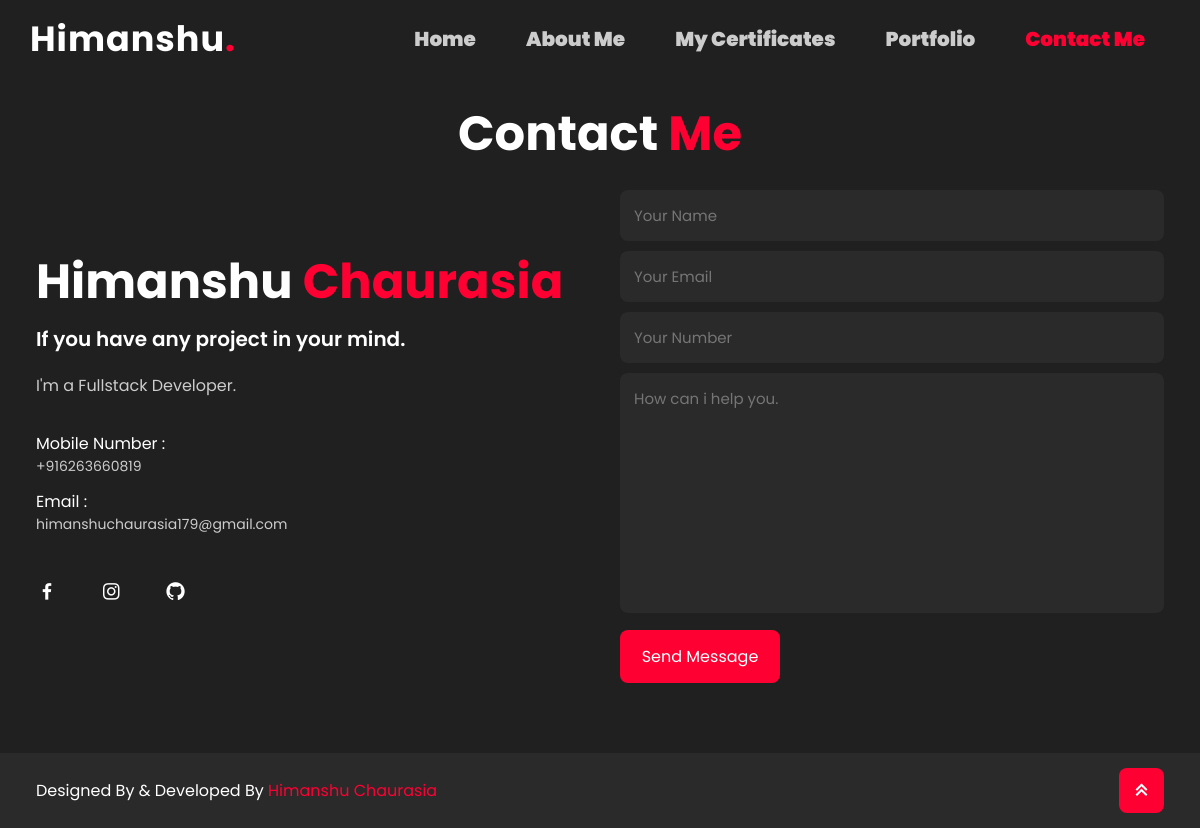
The app's page /contact with its own data.
### App/models.py (models this page shows, shortened)
class Template(models.Model):
    logo = models.CharField(max_length=50)
    full_name = models.CharField(max_length=100)
    phone = models.IntegerField()
    email = models.EmailField(max_length=254)
    footer = models.CharField(max_length=50, null=True, default="Design By ")
    footer_hero = models.CharField(max_length=50, null=True, default=full_name)
    date = models.DateField(auto_now_add=True)
    class Meta:
        verbose_name = ("Template")
        verbose_name_plural = ("Templates")

class Social(models.Model):
    name = models.CharField(max_length=50)
    icon = models.CharField(max_length=100)
    link = models.CharField(max_length=300)
    class Meta:
        verbose_name = ("Social")
        verbose_name_plural = ("Socials")

### App/views.py (the view, shortened to what this page needs)
# urls.py: path("contact",Contact_page,name="contact"),
def Contact_page(request):
    template = Template.objects.last()
    social = Social.objects.all()
    data = {
        'template': template,
        'social' :social,
        'navbar':'page5'
    }
    return render(request, "frontend/contact.html", data)

### templates/frontend/contact.html (shortened to what this page needs)
{% extends "master.html" %}
{% load static %}
{% block body %}
    <section class="contact-page" id="contact">
        <h2 class="page-text">Contact <span>Me</span></h2>
        <div class="contact">
        <div class="contact-text">
            <h2>Himanshu <span>Chaurasia</span></h2>
            <h4>If you have any project in your mind.</h4>
            <p>I'm a Fullstack Developer.</p>
            <div class="list">
                <li>Mobile Number : <a href="tel:">+91{{template.phone}}</a></li>
                <li>Email : <a href="https://mail.google.com" target="_blank">{{template.email}}</a></li>
            </div>
            <div class="contact-icons">
                {% for i in social %}
                <a href="{{i.link}}" target="_blank"><i class='{{i.icon}}'></i></a>
                {% endfor %}
            </div>
        </div>
        <div class="contact-form">
                <form action="{% url 'contact' %}" method="POST">
                <input type="text"  name="name" id="name" placeholder="Your Name " required>
                <input type="email" name="email" id="email" placeholder="Your Email" required>
                <input type="number" name="phone" id="phone" placeholder="Your Number" required>
                <textarea name="message" id="message" cols="35" rows="10" placeholder="How can i help you." required></textarea>
                <input type="submit" value="Send Message" class="submit" required>
            </form>
        </div>
    </div>
    </section>
   {% endblock body %}

### templates/master.html (shortened to what this page needs)
<!DOCTYPE html>
<html lang="en" >
    {% load static %}
<head>
    <link rel="stylesheet" href="{% static 'includes/css/main.css' %}">
    <link rel="stylesheet" href="{% static 'includes/css/style.css' %}">
    <link rel="stylesheet" href="{% static 'includes/css/responsive.css' %}">
    <link rel="stylesheet" href="{% static 'includes/css/lightbox.min.css' %}">
    <link rel="stylesheet"href="https://unpkg.com/boxicons@latest/css/boxicons.min.css">
</head>
<body>
    <header>
        <a href="{% url 'home' %}" class="logo">{{template.logo}}<span>.</span></a>
        <ul class="navlist">
            <li><a href="{% url 'home' %}" class="{% if navbar == 'page1' %} active {% endif%}">Home</a></li>
            <li><a href="{% url 'about' %}" class="{% if navbar == 'page2' %} active {% endif%}" >About Me</a></li>
            <li><a href="{% url 'certificate' %}" class="{% if navbar == 'page3' %} active {% endif%}">My Certificates</a></li>
            <li><a href="{% url 'portfolio' %}" class="{% if navbar == 'page4' %} active {% endif%}">Portfolio</a></li>
            <li><a href="{% url 'contact' %}" class="{% if navbar == 'page5' %} active {% endif%}">Contact Me</a></li>
        </ul>
    </header>
    {% block body %}
    {% endblock body %}
 <footer class="footer">
    <div class="last-text">
        <p>{{template.footer}} <span >{{template.full_name}}</span></p>
    </div>
    <div class="top">
        <a href="#home"><i class='bx bx-chevrons-up'></i></a>
    </div>
</footer>
</body>
</html>

### static/includes/css/main.css (style rules this page uses)
* { padding: 0; margin: 0; box-sizing: border-box; text-decoration: none; list-style: none; scroll-behavior: smooth; font-family: 'Poppins', sans-serif; }
:root { --bg-color:#2a2a2a; --second-bg-color:#202020; --text-color:#fff; --second-color:#ccc; --main-color:#FF0032; --big-font:5rem; --h2-font:3rem; --p-font:1.1rem; }
html { scroll-behavior: smooth; }
body { background: var(--bg-color); color: var(--text-color); }

### static/includes/css/style.css (style rules this page uses)
header { position: fixed; width: 100%; top: 0; right: 0; z-index: 1000; display: flex; justify-content: space-between; align-items: center; background: transparent; padding: 22px 15%; border-bottom: 1px solid transparent; transition: all .45s ease; }
.logo { color: var(--text-color); font-size: 35px; font-weight: 700; letter-spacing: 1px; }
span { color: var(--main-color); }
.navlist { display: flex; }
.navlist a { color: var(--second-color); font-size: 20px; font-weight: 900; margin: 0 25px; transition: all .45s ease; }
.navlist a.active { color: var(--main-color); }
section { padding: 160px 15%; }
.contact { background: var(--second-bg-color); display: grid; grid-template-columns: repeat(2,1fr); align-items: center; gap: 2.5rem; }
.contact-text h4 { color: var(--text-color); margin: 18px 0; font-size: 20px; font-weight: 600; }
.contact-text h2 { font-size: var(--h2-font); line-height: 1; }
.contact-text p { color: var(--second-color); font-size: var(--p-text); line-height: 1.8; margin-bottom: 30px; }
.list { margin-bottom: 2.8rem; }
.list li { margin-bottom: 12px; }
.list li a { display: block; color: var(--second-color); font-size: 14px; transition: all .45s ease; }
.contact-icons i { height: 45px; width: 45px; color: var(--text-color); font-size: 22px; display: inline-block; align-items: center; justify-content: center; border-radius: 8px; margin-right: 15px; transition: all .45s ease; }
.contact-form form { position: relative; }
.contact-form form input, form textarea { width: 100%; padding: 14px; background: var(--bg-color); color: var(--text-color); border: none; outline: none; font-size: 15px; border-radius: 8px; margin-bottom: 10px; }
.contact-form textarea { resize: none; height: 240px; }
.contact-form .submit { display: inline-block; font-size: 16px; background: var(--main-color); color: var(--text-color); width: 160px; transition: all .45s ease; }
.footer { padding: 20px 15%; display: flex; flex-wrap: wrap; align-items: center; justify-content: space-between; gap: 2rem; background: var(--bg-color); }
.last-text p { color: var(--text-color); }
.top i { padding: 10px; border-radius: 8px; font-size: 25px; color: var(--text-color); background: var(--main-color); }
.contact-page { background: var(--second-bg-color); }
.contact-page .page-text { font-size: var(--h2-font); line-height: 1; text-align: center; margin-bottom: 2rem; }

### static/includes/css/responsive.css (style rules this page uses)
@media (max-width: 1480px) { header { padding: 12px 2.5%; transition: .1s; } }
@media (max-width: 1480px) { section { padding: 110px 3% 60px; } }
@media (max-width: 1480px) { .footer { padding: 15px 3%; } }

### records on screen
Template: logo "Himanshu", phone "6263660819", email "himanshuchaurasia179@gmail.com", footer "Designed By & Developed By", full_name "Himanshu Chaurasia"
